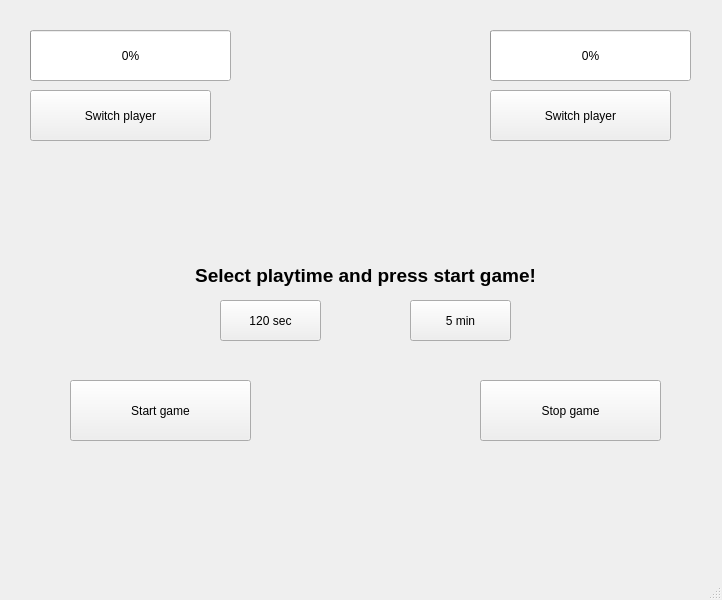
<?xml version="1.0" encoding="UTF-8"?>
<ui version="4.0">
 <class>MainWindow</class>
 <widget class="QMainWindow" name="MainWindow">
  <property name="geometry">
   <rect>
    <x>0</x>
    <y>0</y>
    <width>722</width>
    <height>600</height>
   </rect>
  </property>
  <property name="windowTitle">
   <string>MainWindow</string>
  </property>
  <widget class="QWidget" name="centralwidget">
   <widget class="QProgressBar" name="player1progressBar">
    <property name="geometry">
     <rect>
      <x>30</x>
      <y>30</y>
      <width>201</width>
      <height>51</height>
     </rect>
    </property>
    <property name="value">
     <number>0</number>
    </property>
   </widget>
   <widget class="QProgressBar" name="player2progressBar">
    <property name="geometry">
     <rect>
      <x>490</x>
      <y>30</y>
      <width>201</width>
      <height>51</height>
     </rect>
    </property>
    <property name="value">
     <number>0</number>
    </property>
   </widget>
   <widget class="QPushButton" name="player1SwitchButton">
    <property name="geometry">
     <rect>
      <x>30</x>
      <y>90</y>
      <width>181</width>
      <height>51</height>
     </rect>
    </property>
    <property name="text">
     <string>Switch player</string>
    </property>
   </widget>
   <widget class="QPushButton" name="player2SwitchButton">
    <property name="geometry">
     <rect>
      <x>490</x>
      <y>90</y>
      <width>181</width>
      <height>51</height>
     </rect>
    </property>
    <property name="text">
     <string>Switch player</string>
    </property>
   </widget>
   <widget class="QLabel" name="infoText">
    <property name="geometry">
     <rect>
      <x>160</x>
      <y>230</y>
      <width>411</width>
      <height>91</height>
     </rect>
    </property>
    <property name="text">
     <string>&lt;html&gt;&lt;head/&gt;&lt;body&gt;&lt;p align=&quot;center&quot;&gt;&lt;span style=&quot; font-size:14pt; font-weight:700;&quot;&gt;Select playtime and press start game!&lt;/span&gt;&lt;/p&gt;&lt;/body&gt;&lt;/html&gt;</string>
    </property>
   </widget>
   <widget class="QPushButton" name="gameTime2min">
    <property name="geometry">
     <rect>
      <x>220</x>
      <y>300</y>
      <width>101</width>
      <height>41</height>
     </rect>
    </property>
    <property name="text">
     <string>120 sec</string>
    </property>
   </widget>
   <widget class="QPushButton" name="gameTime5min">
    <property name="geometry">
     <rect>
      <x>410</x>
      <y>300</y>
      <width>101</width>
      <height>41</height>
     </rect>
    </property>
    <property name="text">
     <string>5 min</string>
    </property>
   </widget>
   <widget class="QPushButton" name="gameStartButton">
    <property name="geometry">
     <rect>
      <x>70</x>
      <y>380</y>
      <width>181</width>
      <height>61</height>
     </rect>
    </property>
    <property name="text">
     <string>Start game</string>
    </property>
   </widget>
   <widget class="QPushButton" name="gameStopButton">
    <property name="geometry">
     <rect>
      <x>480</x>
      <y>380</y>
      <width>181</width>
      <height>61</height>
     </rect>
    </property>
    <property name="text">
     <string>Stop game</string>
    </property>
   </widget>
  </widget>
  <widget class="QMenuBar" name="menubar">
   <property name="geometry">
    <rect>
     <x>0</x>
     <y>0</y>
     <width>722</width>
     <height>21</height>
    </rect>
   </property>
  </widget>
  <widget class="QStatusBar" name="statusbar"/>
 </widget>
 <resources/>
 <connections/>
</ui>
